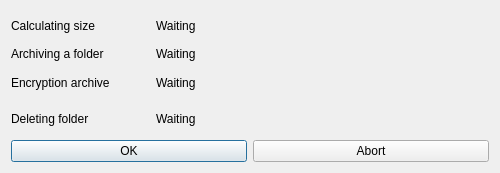
<?xml version="1.0" encoding="UTF-8"?>
<ui version="4.0">
 <class>ProgressBarOneFileDialog</class>
 <widget class="QDialog" name="ProgressBarOneFileDialog">
  <property name="geometry">
   <rect>
    <x>0</x>
    <y>0</y>
    <width>500</width>
    <height>173</height>
   </rect>
  </property>
  <property name="sizePolicy">
   <sizepolicy hsizetype="Fixed" vsizetype="Fixed">
    <horstretch>0</horstretch>
    <verstretch>0</verstretch>
   </sizepolicy>
  </property>
  <property name="minimumSize">
   <size>
    <width>0</width>
    <height>0</height>
   </size>
  </property>
  <property name="maximumSize">
   <size>
    <width>5000</width>
    <height>6000</height>
   </size>
  </property>
  <property name="windowTitle">
   <string>Progress...</string>
  </property>
  <layout class="QGridLayout" name="gridLayout">
   <item row="5" column="0">
    <layout class="QHBoxLayout" name="horizontalLayout">
     <item>
      <widget class="QPushButton" name="pushButton_ok">
       <property name="text">
        <string>OK</string>
       </property>
       <property name="default">
        <bool>false</bool>
       </property>
      </widget>
     </item>
     <item>
      <widget class="QPushButton" name="pushButton_abort">
       <property name="text">
        <string>Abort</string>
       </property>
      </widget>
     </item>
    </layout>
   </item>
   <item row="0" column="0">
    <layout class="QGridLayout" name="gridLayout_2">
     <item row="1" column="0">
      <widget class="QLabel" name="progress_text">
       <property name="sizePolicy">
        <sizepolicy hsizetype="Fixed" vsizetype="Fixed">
         <horstretch>0</horstretch>
         <verstretch>0</verstretch>
        </sizepolicy>
       </property>
       <property name="text">
        <string>Archiving a folder</string>
       </property>
      </widget>
     </item>
     <item row="0" column="0">
      <widget class="QLabel" name="label_3">
       <property name="text">
        <string>Calculating size</string>
       </property>
      </widget>
     </item>
     <item row="2" column="0">
      <widget class="QLabel" name="label">
       <property name="text">
        <string>Encryption archive</string>
       </property>
      </widget>
     </item>
     <item row="3" column="0">
      <widget class="QLabel" name="label_2">
       <property name="text">
        <string>Deleting folder</string>
       </property>
      </widget>
     </item>
     <item row="0" column="2">
      <widget class="QLabel" name="label_size">
       <property name="text">
        <string>Waiting</string>
       </property>
      </widget>
     </item>
     <item row="1" column="2">
      <widget class="QLabel" name="label_archiving">
       <property name="text">
        <string>Waiting</string>
       </property>
      </widget>
     </item>
     <item row="2" column="2">
      <widget class="QLabel" name="label_encryption">
       <property name="text">
        <string>Waiting</string>
       </property>
      </widget>
     </item>
     <item row="3" column="2">
      <widget class="QLabel" name="label_deleting">
       <property name="text">
        <string>Waiting</string>
       </property>
      </widget>
     </item>
     <item row="0" column="1">
      <spacer name="horizontalSpacer">
       <property name="orientation">
        <enum>Qt::Horizontal</enum>
       </property>
       <property name="sizeType">
        <enum>QSizePolicy::Fixed</enum>
       </property>
       <property name="sizeHint" stdset="0">
        <size>
         <width>40</width>
         <height>20</height>
        </size>
       </property>
      </spacer>
     </item>
    </layout>
   </item>
  </layout>
 </widget>
 <resources/>
 <connections/>
</ui>
